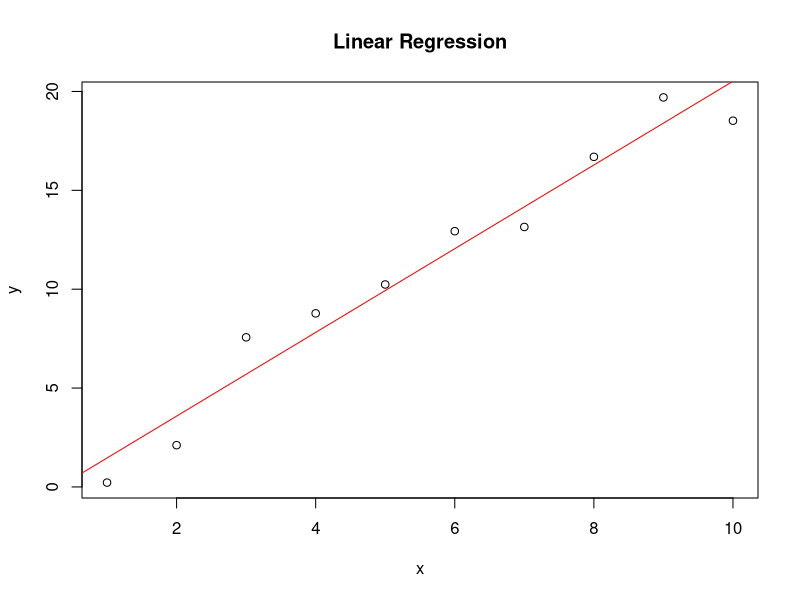

Source code (R):
# Sample data
x <- 1:10
y <- 2*x + rnorm(10, mean = 0, sd = 1)  # Simulated linear relationship with noise

# Create a data frame
data <- data.frame(x = x, y = y)

# Fit a linear regression model
model <- lm(y ~ x, data = data)

# Summary of the model
summary(model)

# Plot the data and regression line
plot(y ~ x, data = data, main = "Linear Regression", xlab = "x", ylab = "y")
abline(model, col = "red")
